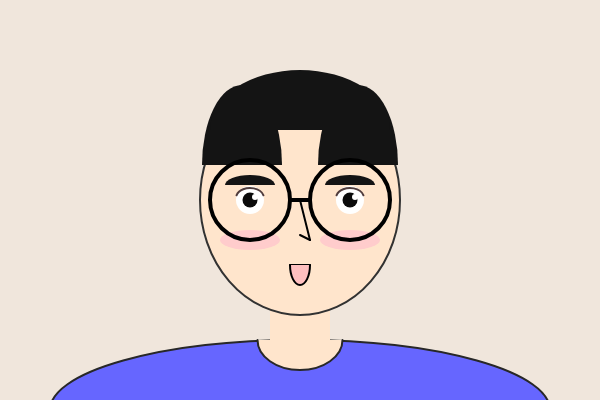
Frame 1 (no input)
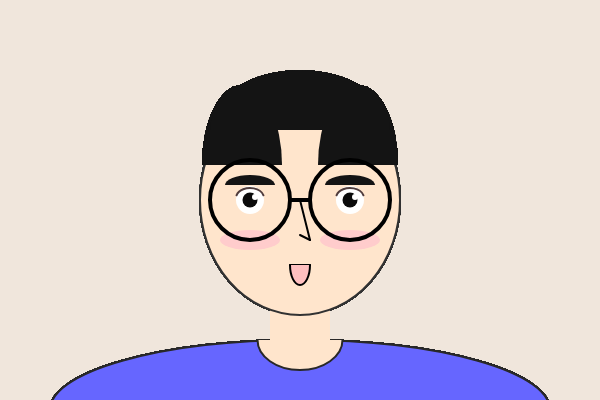
Frame 60 (no input)
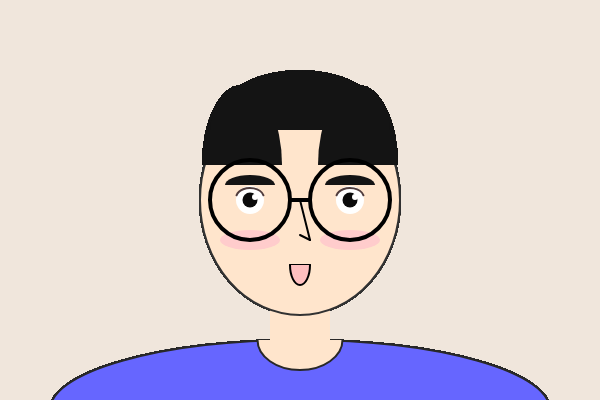
Frame 120 (the mouse pressed at the canvas centre since frame 60)

The p5.js sketch that drew these frames (run headless with seeded random() and noise() and a simulated clock; from frame 60 on, the mouse is pressed at the canvas centre):

// p5.js sketch
// ── sketch.js
function setup() {
  createCanvas(600, 400);
  background(240, 230, 220);
}

function draw() {
  // 옷
  stroke(40);
  strokeWeight(2);
  fill('#6666FF');
  ellipse(300, 410, 500, 140);

  // 셔츠 옷깃
  stroke(40);
  strokeWeight(2);
  fill('#FFE5CC');
  arc(300, 340, 85, 60, HALF_PI, PI);
  arc(300, 340, 85, 60, 0, HALF_PI);

  // 목
  noStroke();
  fill('#FFE5CC');
  rect(270, 310, 60, 30);

  // 얼굴
  stroke(50);
  strokeWeight(2);
  fill('#FFE5CC');
  ellipse(300, 200, 200, 230);

  // ===== 헤어  =====
  noStroke();
  fill(20);

  // 왼쪽 머리
  arc(242, 165, 80, 160, PI, TWO_PI);
  // 오른쪽 머리
  arc(358, 165, 80, 160, PI, TWO_PI);

  // 
  arc(300, 130, 180, 120, PI, TWO_PI);
  
    // 볼
  noStroke();
  fill('#FFCCCC')
  ellipse(250, 240, 60, 20)
  ellipse(350, 240, 60, 20)
  
  // 코
  stroke(0);
  strokeWeight(2);
  line(300,200, 310, 240)
  line(310,240, 300, 235)

  // ===== 안경 =====
  stroke(0);
  strokeWeight(4);
  noFill();
  ellipse(250, 200, 80, 80);
  ellipse(350, 200, 80, 80);
  line(290, 200, 310, 200);
  

  // ===== 눈 =====
  noStroke();
  fill(255);
  ellipse(250, 200, 28, 28);
  fill(10);
  ellipse(250, 200, 15, 15);
  fill(255);
  ellipse(255, 197, 6, 6);

  fill(255);
  ellipse(350, 200, 28, 28);
  fill(10);
  ellipse(350, 200, 15, 15);
  fill(255);
  ellipse(355, 197, 6, 6);

  // 눈썹
  fill(20);
  arc(250, 185, 50, 20, PI, TWO_PI);
  arc(350, 185, 50, 20, PI, TWO_PI);

  // 눈꺼풀
  stroke(80, 60, 60);
  strokeWeight(2);
  noFill();
  arc(250, 198, 28, 20, PI+0.2, TWO_PI-0.2);
  arc(350, 198, 28, 20, PI+0.2, TWO_PI-0.2);

  // 입
  stroke(0);
  strokeWeight(2);
  line(290, 265, 310, 265);
  
  // 입 모양
  fill('#FFC0C0')
  arc(300, 265, 20, 40, 0, PI);
} 
